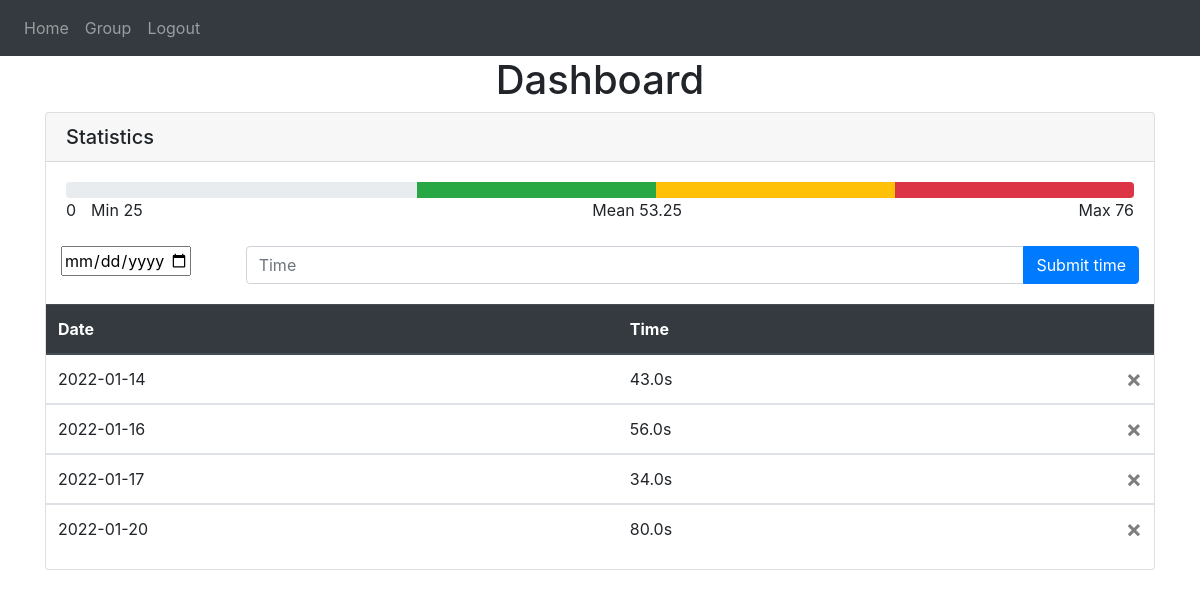
The app's page / (signed in) with its own data.
### times mini tracker/website/models.py (models this page shows)
class User(db.Model, UserMixin):
    id = db.Column(db.Integer, primary_key=True)
    username = db.Column(db.String(150), unique=True)
    password = db.Column(db.String(150))
    first_name = db.Column(db.String(150))
    avg_time = db.Column(db.Integer)
    min = db.Column(db.Integer)
    max = db.Column(db.Integer)
    entries = db.relationship('Entry')
    group_id = db.Column(db.Integer, db.ForeignKey('group.id'))

class Entry(db.Model):
    id = db.Column(db.Integer, primary_key=True)
    data = db.Column(db.Float(10))
    mini_date = db.Column(db.String(10))
    date = db.Column(db.DateTime(timezone=True), default=func.now())
    user_id = db.Column(db.Integer, db.ForeignKey('user.id'))

### times mini tracker/website/views.py (the view, shortened to what this page needs)
@views.route('/', methods=['GET', 'POST'])
@login_required
def home():
    return render_template("home.html", user=current_user)

### times mini tracker/website/__init__.py (called while the page is built)
def create_app():
    app = Flask(__name__)
    app.config['SECRET_KEY'] = 'hjsdhj0hd04fgh65gf70dj6dhjs'
    app.config['SQLALCHEMY_DATABASE_URI'] = f'sqlite:///{DB_NAME}'
    db.init_app(app)
    from .views import views
    from .auth import auth
    app.register_blueprint(views, url_prefix='/')
    app.register_blueprint(auth, url_prefix='/')
    from .models import User, Entry, Group
    create_database(app)
    login_manager = LoginManager()
    login_manager.login_view = 'auth.login'
    login_manager.init_app(app)
    @login_manager.user_loader
    def load_user(id):
        return User.query.get(int(id))
    return app

### times mini tracker/website/templates/home.html (shortened to what this page needs)
{% extends "base.html" %} {% block title %}Home{% endblock %} {% block content
%}
<h1 align="center">Dashboard</h1>
{% if user.entries|length > 0 %}
  {% set bar = 100*user.min | int / user.max | int%} {% set bar2 = (100-bar)/3
  %}
<div class="card">
  <h5 class="card-header">Statistics</h5>
  <div class="card-body">
    <div class="progress">
      <div
        class="progress-bar bg-transparent"
        role="progressbar"
        style="width: {{ bar }}%"
        aria-valuenow="{{ bar }}"
        aria-valuemin="0"
        aria-valuemax="100"
      ></div>
      <div
        class="progress-bar bg-success"
        role="progressbar"
        style="width: {{ bar2 }}%"
        aria-valuenow="{{ bar2 }}"
        aria-valuemin="0"
        aria-valuemax="100"
      ></div>
      <div
        class="progress-bar bg-warning"
        role="progressbar"
        style="width: {{ bar2 }}%"
        aria-valuenow="{{ bar2 }}"
        aria-valuemin="0"
        aria-valuemax="100"
      ></div>
      <div
        class="progress-bar bg-danger"
        role="progressbar"
        style="width: {{ bar2 }}%"
        aria-valuenow="{{ bar2 }}"
        aria-valuemin="0"
        aria-valuemax="100"
      ></div>
    </div>
    <div class="container">
      <div class="row">
        <div class="float-left">0</div>
        <div class="col">Min {{ user.min }}</div>
        <div class="col">Mean {{ user.avg_time }}</div>
        <div class="float-right">Max {{ user.max }}</div>
      </div>
    </div>
  </div>
  {% endif %}
  <form method="POST">
    <div class="container">
      <div class="row py-1">
        <div class="col-sm-2">
          <input
            type="date"
            id="start"
            name="date"
            min="2015-01-01"
            max="2025-12-31"
          />
        </div>
        <div class="col-sm-10">
          <div class="input-group mb-3">
            <input
              type="text"
              name="entry"
              id="entry"
              class="form-control"
              placeholder="Time"
              aria-label="Recipient's username"
              aria-describedby="button-addon2"
            />
            <div class="input-group-append">
              <button type="submit" class="btn btn-primary">Submit time</button>
            </div>
          </div>
        </div>
      </div>
    </div>
  </form>
  <table class="table" id="entries">
    <thead class="thead-dark">
      <tr>
        <th scope="col">Date</th>
        <th scope="col">Time</th>
        <th></th>
      </tr>
    </thead>
    {% for entry in user.entries %}
    <tbody>
      <tr>
        <td>{{ entry.mini_date }}</td>
        <td>{{ entry.data | string + "s" }}</td>
        <td>
          <button
            type="button"
            class="close"
            onClick="deleteEntry({{ entry.id }})"
          >
            <span aria-hidden="true">&times;</span>
          </button>
        </td>
      </tr>
      {% endfor %} {% endblock %}

### records on screen
User: min "25", avg_time "53.25", max "76"
Entry: mini_date "2022-01-14", data "43.0s"
Entry: mini_date "2022-01-16", data "56.0s"
Entry: mini_date "2022-01-17", data "34.0s"
Entry: mini_date "2022-01-20", data "80.0s"
